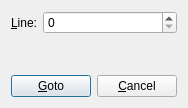
<?xml version="1.0" encoding="UTF-8"?>
<ui version="4.0">
 <comment>
    Copyright (c) 2004-2017 Martin Jolicoeur and contributors
    
    This file is part of the snmpb project and is free software: you can
    redistribute it and/or modify it under the terms of the GNU General
    Public License as published by the Free Software Foundation, either
    version 3 of the License, or (at your option) any later version.
    
    This program is distributed in the hope that it will be useful,
    but WITHOUT ANY WARRANTY; without even the implied warranty of
    MERCHANTABILITY or FITNESS FOR A PARTICULAR PURPOSE.  See the
    GNU General Public License for more details.
    
    You should have received a copy of the GNU General Public License
    along with this program.  If not, see http://www.gnu.org/licenses/.
</comment>
 <class>GotoLineDialog</class>
 <widget class="QDialog" name="GotoLineDialog">
  <property name="geometry">
   <rect>
    <x>0</x>
    <y>0</y>
    <width>186</width>
    <height>108</height>
   </rect>
  </property>
  <property name="windowTitle">
   <string>Goto Line</string>
  </property>
  <layout class="QGridLayout">
   <property name="margin">
    <number>11</number>
   </property>
   <property name="spacing">
    <number>6</number>
   </property>
   <item row="0" column="0">
    <widget class="QLabel" name="TextLabel1">
     <property name="text">
      <string>&amp;Line:</string>
     </property>
     <property name="wordWrap">
      <bool>false</bool>
     </property>
     <property name="buddy">
      <cstring>spinLine</cstring>
     </property>
    </widget>
   </item>
   <item row="0" column="1">
    <widget class="QSpinBox" name="spinLine">
     <property name="sizePolicy">
      <sizepolicy hsizetype="Expanding" vsizetype="Fixed">
       <horstretch>0</horstretch>
       <verstretch>0</verstretch>
      </sizepolicy>
     </property>
     <property name="correctionMode">
      <enum>QAbstractSpinBox::CorrectToPreviousValue</enum>
     </property>
     <property name="maximum">
      <number>999999999</number>
     </property>
    </widget>
   </item>
   <item row="2" column="0" colspan="2">
    <layout class="QHBoxLayout">
     <property name="spacing">
      <number>6</number>
     </property>
     <property name="margin">
      <number>0</number>
     </property>
     <item>
      <spacer>
       <property name="orientation">
        <enum>Qt::Horizontal</enum>
       </property>
       <property name="sizeType">
        <enum>QSizePolicy::Expanding</enum>
       </property>
       <property name="sizeHint" stdset="0">
        <size>
         <width>20</width>
         <height>20</height>
        </size>
       </property>
      </spacer>
     </item>
     <item>
      <widget class="QPushButton" name="PushButton2">
       <property name="focusPolicy">
        <enum>Qt::StrongFocus</enum>
       </property>
       <property name="text">
        <string>&amp;Goto</string>
       </property>
       <property name="default">
        <bool>true</bool>
       </property>
      </widget>
     </item>
     <item>
      <widget class="QPushButton" name="PushButton1">
       <property name="text">
        <string>&amp;Cancel</string>
       </property>
      </widget>
     </item>
    </layout>
   </item>
   <item row="1" column="1">
    <spacer>
     <property name="orientation">
      <enum>Qt::Vertical</enum>
     </property>
     <property name="sizeType">
      <enum>QSizePolicy::Expanding</enum>
     </property>
     <property name="sizeHint" stdset="0">
      <size>
       <width>20</width>
       <height>20</height>
      </size>
     </property>
    </spacer>
   </item>
  </layout>
 </widget>
 <layoutdefault spacing="6" margin="11"/>
 <tabstops>
  <tabstop>spinLine</tabstop>
  <tabstop>PushButton2</tabstop>
  <tabstop>PushButton1</tabstop>
 </tabstops>
 <resources/>
 <connections>
  <connection>
   <sender>PushButton1</sender>
   <signal>clicked()</signal>
   <receiver>GotoLineDialog</receiver>
   <slot>reject()</slot>
   <hints>
    <hint type="sourcelabel">
     <x>20</x>
     <y>20</y>
    </hint>
    <hint type="destinationlabel">
     <x>20</x>
     <y>20</y>
    </hint>
   </hints>
  </connection>
 </connections>
</ui>
